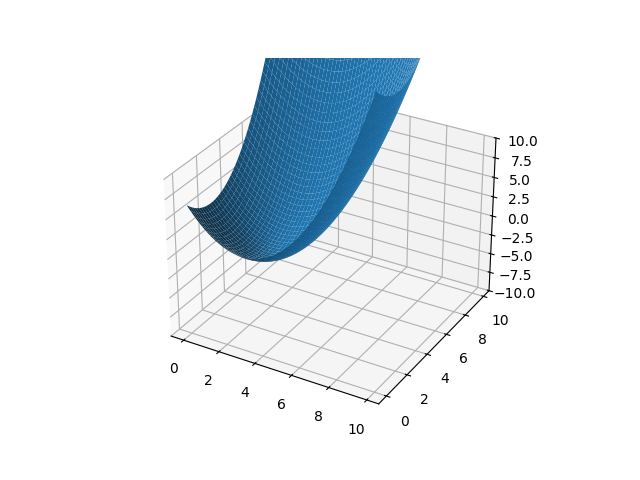

Generate this figure with Python:
import matplotlib.pyplot as plt
import numpy as np

x = np.arange(0,10,0.1)
y= np.arange(0,10,0.1)
x,y = np.meshgrid(x,y)
z= ((x-3)**2 + (y-2)**2)/2

fig,ax = plt.subplots(subplot_kw={"projection":"3d"})
ax.plot_surface(x,y,z)
ax.set_zlim(-10,10)
plt.savefig("lab_10/task5.png")

fig,ax = plt.subplots(subplot_kw={"projection":"3d"})
ax.set_zlim(-10,10)
ax.plot(x,y,np.log(z))
plt.savefig("lab_10/task5log.png")
